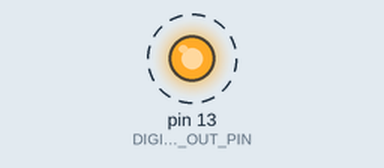
Simulated run of this sketch. Board: Arduino Uno, built with avr-gcc and run on an emulated ATmega328P. Shown: output pins drawn as LEDs (lit = HIGH). Dashed ring = blinking.

Above: at 0.5 s.
Timing chart, 0 to 4.6 s (numbered marks = the images above):
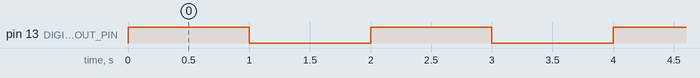

Measured:
- by itself, pin 13 (DIGITAL_OUT_PIN): alternates HIGH for 1.0 s and LOW for 1.0 s

The sketch:

F-blinkWithoutDelay.ino
```cpp
/*****************************************************************************************
 *    RG 101 - Digital Output         |
 *    Blink without delay            -∩-
 *                                    ∏
 *
 *  This code will turn digital pin 13 on and off at a fixed rate. This code will also
 *  use variables to hold the  pin number and the delay time.
 *  This code is different from the standard blink code beccause it does not use the
 *  delay() function. Because the delay function is not used, this code is considered
 *  non-blocking and other functions can run while mainting the blinking. However if
 *  extra code executes slower than the desired blink rate, the actual blink rate may vary
 *
 *  This code can blink without the delay function by using the millis() function. The
 *  millis() function keep track of the number of milliseconds since the program started
 *  running. By checking the amount of time the program has been running, the Geekduino
 *  can toggle the LED pin at a fixed rate.
 *
 *  This technique can be used for many different functions - for example you would use
 *  this technique to print serial debug statements at a fixed rate or update a motor
 *  without blovking the code or over-saturating the bus.
 *
 *
 * For a more in depth explanation of wiring,  this code and more information on using
 * Digital outputs and Arduino check out our Digital Output Tutorial
 * http://learn.robotgeek.com/robotgeek-101-1/189-digital-output-primer.html
 *
 * Important Functions
 *  pinMode()
 *  digitalWrite()
 *  millis()
 *****************************************************************************************/

//by using variables to hold the pin number and delay time, we can change out code much faster
//the use of the 'const' modifier tells the program that those variables will not change during program
//runtime, which allows the program to store the variables in Flash memory and save valuable RAM on the
//Geekduino/Arduino. Setting the contant variable names in all caps is not nessesary, but reccomended.
const int DIGITAL_OUT_PIN = 13;   // integer to hold the pin number that the sketch will control.
const int BLINK_TIME = 1000;       ///the amount of time between LED

unsigned long previousBlinkTime;  //the last time that the LED was toggles
bool ledState = HIGH;             //the state of the LED, set to HIGH to start

//setup runs once when the Geekduino/Arduino is turned on
void setup()
{
  pinMode(DIGITAL_OUT_PIN, OUTPUT);         //set pin digitalOutputPin to be an output pin
  digitalWrite(DIGITAL_OUT_PIN, ledState);  //write the intial state to the pin


} //setup() is done, go to loop()

//loop runs forever once setup is complete
void loop()
{
  //the millis() function returns the number of milliseconds since the program started. This if statement checks of the difference between the current time
  //(millis()) and the last time the LED was changed (previousBlinkTie) is greater than BLINK_TIME - if the diffference is grater, then enough time has passsed between now and the last toggle time, and it is time to toggle again
  if(millis() - previousBlinkTime >= BLINK_TIME )
  {
    ledState = !ledState; //invert the LED state, toggling it from its previous value
    digitalWrite(DIGITAL_OUT_PIN, ledState);  //write the new state to the pin
    previousBlinkTime = millis();   //set previousBlinkTime to the current time, effectivley resetting the blink time counter
  }

  //you can put any other code you want here and the LED will keep blinking. If your code takes more than BLINK_TIME to complete, you may see the LED blink at a different rate than your target rate.
}//go back to the first line in loop()
```
